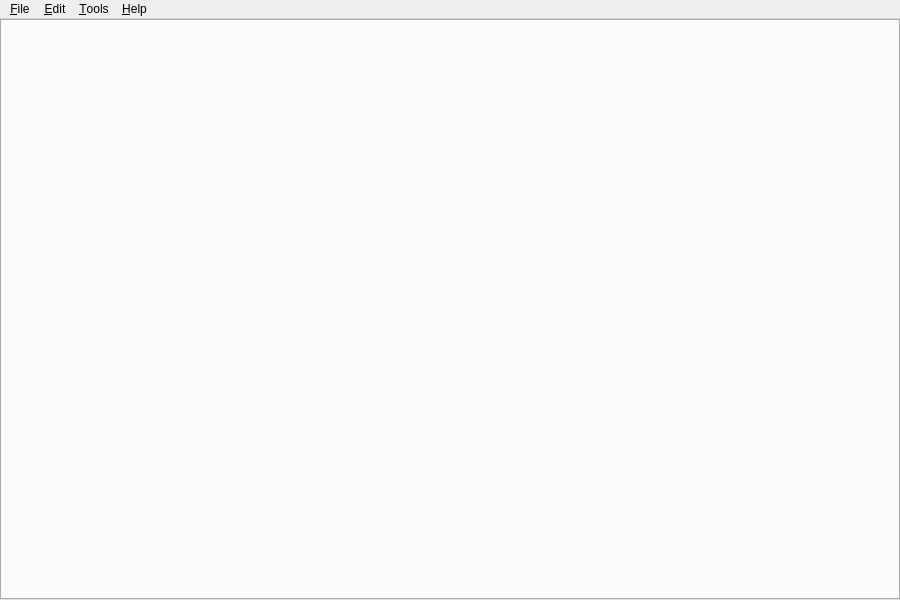
<?xml version="1.0" encoding="UTF-8"?>
<ui version="4.0">
 <class>Zeal::WidgetUi::MainWindow</class>
 <widget class="QMainWindow" name="MainWindow">
  <property name="geometry">
   <rect>
    <x>0</x>
    <y>0</y>
    <width>900</width>
    <height>600</height>
   </rect>
  </property>
  <property name="windowTitle">
   <string>Zeal</string>
  </property>
  <widget class="QWidget" name="centralWidget">
   <layout class="QVBoxLayout" name="centralWidgetLayout">
    <property name="leftMargin">
     <number>0</number>
    </property>
    <property name="topMargin">
     <number>0</number>
    </property>
    <property name="rightMargin">
     <number>0</number>
    </property>
    <property name="bottomMargin">
     <number>0</number>
    </property>
    <item>
     <widget class="QTabWidget" name="tabWidget">
      <property name="currentIndex">
       <number>-1</number>
      </property>
     </widget>
    </item>
   </layout>
  </widget>
  <widget class="QMenuBar" name="menuBar">
   <property name="geometry">
    <rect>
     <x>0</x>
     <y>0</y>
     <width>900</width>
     <height>22</height>
    </rect>
   </property>
   <widget class="QMenu" name="menuFile">
    <property name="title">
     <string>&amp;File</string>
    </property>
    <addaction name="actionNewTab"/>
    <addaction name="actionCloseTab"/>
    <addaction name="separator"/>
    <addaction name="actionQuit"/>
   </widget>
   <widget class="QMenu" name="menuHelp">
    <property name="title">
     <string>&amp;Help</string>
    </property>
    <addaction name="actionSubmitFeedback"/>
    <addaction name="actionCheckForUpdates"/>
    <addaction name="separator"/>
    <addaction name="actionAboutZeal"/>
    <addaction name="actionAboutQt"/>
   </widget>
   <widget class="QMenu" name="menu_Edit">
    <property name="title">
     <string>&amp;Edit</string>
    </property>
    <addaction name="actionFind"/>
    <addaction name="separator"/>
    <addaction name="actionPreferences"/>
   </widget>
   <widget class="QMenu" name="menu_Tools">
    <property name="title">
     <string>&amp;Tools</string>
    </property>
    <addaction name="actionDocsets"/>
   </widget>
   <addaction name="menuFile"/>
   <addaction name="menu_Edit"/>
   <addaction name="menu_Tools"/>
   <addaction name="menuHelp"/>
  </widget>
  <action name="actionQuit">
   <property name="icon">
    <iconset theme="application-exit">
     <normaloff>.</normaloff>.</iconset>
   </property>
   <property name="text">
    <string>&amp;Quit</string>
   </property>
  </action>
  <action name="actionPreferences">
   <property name="icon">
    <iconset theme="preferences-desktop">
     <normaloff>.</normaloff>.</iconset>
   </property>
   <property name="text">
    <string>Prefere&amp;nces</string>
   </property>
  </action>
  <action name="actionAboutZeal">
   <property name="icon">
    <iconset theme="help-about">
     <normaloff>.</normaloff>.</iconset>
   </property>
   <property name="text">
    <string>About &amp;Zeal</string>
   </property>
  </action>
  <action name="actionAboutQt">
   <property name="text">
    <string>About &amp;Qt</string>
   </property>
  </action>
  <action name="actionNewTab">
   <property name="icon">
    <iconset theme="tab-new">
     <normaloff>.</normaloff>.</iconset>
   </property>
   <property name="text">
    <string>New &amp;Tab</string>
   </property>
  </action>
  <action name="actionCloseTab">
   <property name="text">
    <string>&amp;Close Tab</string>
   </property>
  </action>
  <action name="actionNextTab">
   <property name="text">
    <string>Next Tab</string>
   </property>
  </action>
  <action name="actionPreviousTab">
   <property name="text">
    <string>Previous Tab</string>
   </property>
  </action>
  <action name="actionSubmitFeedback">
   <property name="text">
    <string>&amp;Submit Feedback...</string>
   </property>
  </action>
  <action name="actionCheckForUpdates">
   <property name="text">
    <string>&amp;Check for updates...</string>
   </property>
  </action>
  <action name="actionFind">
   <property name="icon">
    <iconset theme="edit-find">
     <normaloff>.</normaloff>.</iconset>
   </property>
   <property name="text">
    <string>&amp;Find</string>
   </property>
  </action>
  <action name="actionDocsets">
   <property name="text">
    <string>&amp;Docsets...</string>
   </property>
  </action>
 </widget>
 <layoutdefault spacing="6" margin="11"/>
 <resources/>
 <connections/>
</ui>
